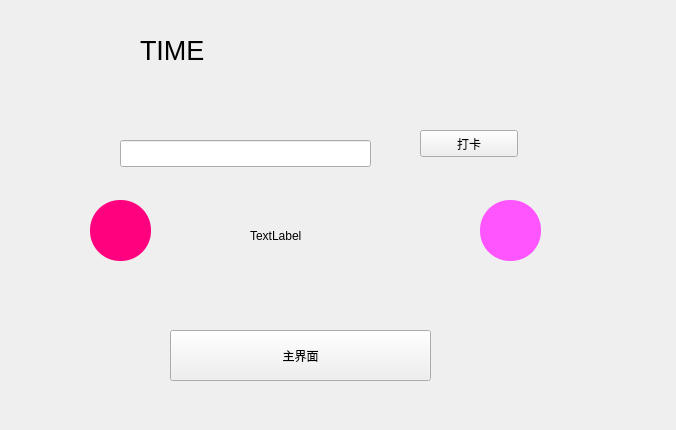
<?xml version="1.0" encoding="UTF-8"?>
<ui version="4.0">
 <class>lsk_card</class>
 <widget class="QWidget" name="lsk_card">
  <property name="geometry">
   <rect>
    <x>0</x>
    <y>0</y>
    <width>676</width>
    <height>430</height>
   </rect>
  </property>
  <property name="windowTitle">
   <string>Form</string>
  </property>
  <widget class="QLabel" name="lb_date">
   <property name="geometry">
    <rect>
     <x>140</x>
     <y>20</y>
     <width>561</width>
     <height>61</height>
    </rect>
   </property>
   <property name="font">
    <font>
     <pointsize>20</pointsize>
    </font>
   </property>
   <property name="text">
    <string>TIME</string>
   </property>
  </widget>
  <widget class="QPushButton" name="pushButton">
   <property name="geometry">
    <rect>
     <x>170</x>
     <y>330</y>
     <width>261</width>
     <height>51</height>
    </rect>
   </property>
   <property name="text">
    <string>主界面</string>
   </property>
  </widget>
  <widget class="QPushButton" name="pushButton_2">
   <property name="geometry">
    <rect>
     <x>420</x>
     <y>130</y>
     <width>98</width>
     <height>27</height>
    </rect>
   </property>
   <property name="text">
    <string>打卡</string>
   </property>
  </widget>
  <widget class="QLineEdit" name="lineEdit">
   <property name="geometry">
    <rect>
     <x>120</x>
     <y>140</y>
     <width>251</width>
     <height>27</height>
    </rect>
   </property>
  </widget>
  <widget class="QLabel" name="label_tip">
   <property name="geometry">
    <rect>
     <x>250</x>
     <y>210</y>
     <width>191</width>
     <height>51</height>
    </rect>
   </property>
   <property name="text">
    <string>TextLabel</string>
   </property>
  </widget>
  <widget class="QLabel" name="lb_red">
   <property name="geometry">
    <rect>
     <x>90</x>
     <y>200</y>
     <width>61</width>
     <height>61</height>
    </rect>
   </property>
   <property name="styleSheet">
    <string notr="true">background-color: rgb(255, 0, 127);
border-radius:30px;</string>
   </property>
   <property name="text">
    <string/>
   </property>
  </widget>
  <widget class="QLabel" name="lb_green">
   <property name="geometry">
    <rect>
     <x>480</x>
     <y>200</y>
     <width>61</width>
     <height>61</height>
    </rect>
   </property>
   <property name="styleSheet">
    <string notr="true">background-color: rgb(255, 85, 255);
border-radius:30px;</string>
   </property>
   <property name="text">
    <string/>
   </property>
  </widget>
 </widget>
 <resources/>
 <connections/>
</ui>
